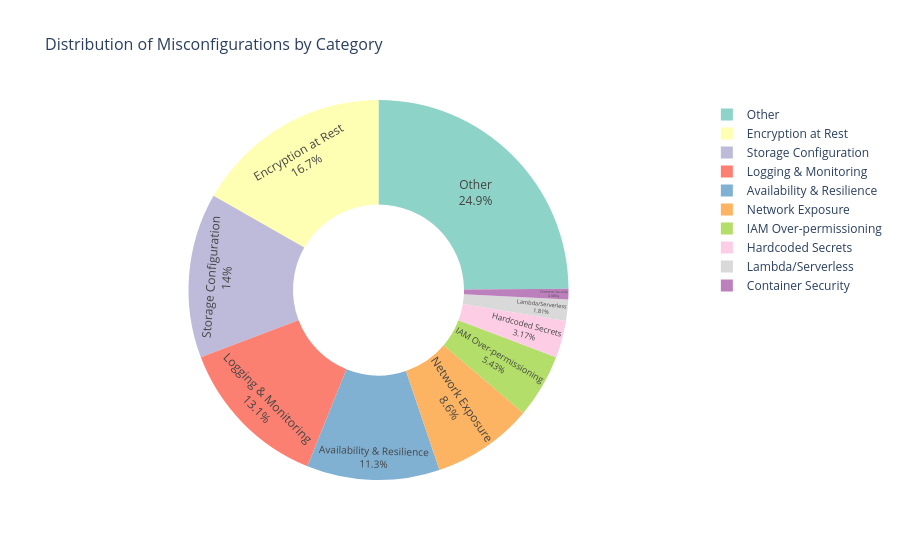

The code cell stored with this chart in its notebook:
### Code cell
fig3 = px.pie(
    cat_summary,
    values='count',
    names='category',
    title='Distribution of Misconfigurations by Category',
    hole=0.45,
    color_discrete_sequence=px.colors.qualitative.Set3
)
fig3.update_traces(textposition='inside', textinfo='percent+label')
fig3.update_layout(
    height=550,
    title_font_size=16,
    legend=dict(orientation='v', x=1.05)
)
fig3.show()
fig3.write_html("chart_donut_category.html")
print("✅ Saved chart_donut_category.html")

### Figure 1 — Plotly figure (JSON) as saved in the notebook; plotly's stock layout.template omitted (floating-point values rounded to 4 significant figures)
{"data": [{"domain": {"x": [0, 1], "y": [0, 1]}, "hole": 0.45, "hovertemplate": "category=%{label}<br>count=%{value}<extra></extra>", "labels": ["Other", "Encryption at Rest", "Storage Configuration", "Logging & Monitoring", "Availability & Resilience", "Network Exposure", "IAM Over-permissioning", "Hardcoded Secrets", "Lambda/Serverless", "Container Security"], "legendgroup": "", "name": "", "showlegend": true, "textinfo": "percent+label", "textposition": "inside", "type": "pie", "values": [55, 37, 31, 29, 25, 19, 12, 7, 4, 2]}], "layout": {"autosize": true, "legend": {"orientation": "v", "tracegroupgap": 0, "x": 1.05, "y": 1}, "piecolorway": ["rgb(141,211,199)", "rgb(255,255,179)", "rgb(190,186,218)", "rgb(251,128,114)", "rgb(128,177,211)", "rgb(253,180,98)", "rgb(179,222,105)", "rgb(252,205,229)", "rgb(217,217,217)", "rgb(188,128,189)", "rgb(204,235,197)", "rgb(255,237,111)"], "title": {"font": {"size": 16}, "text": "Distribution of Misconfigurations by Category"}}}
